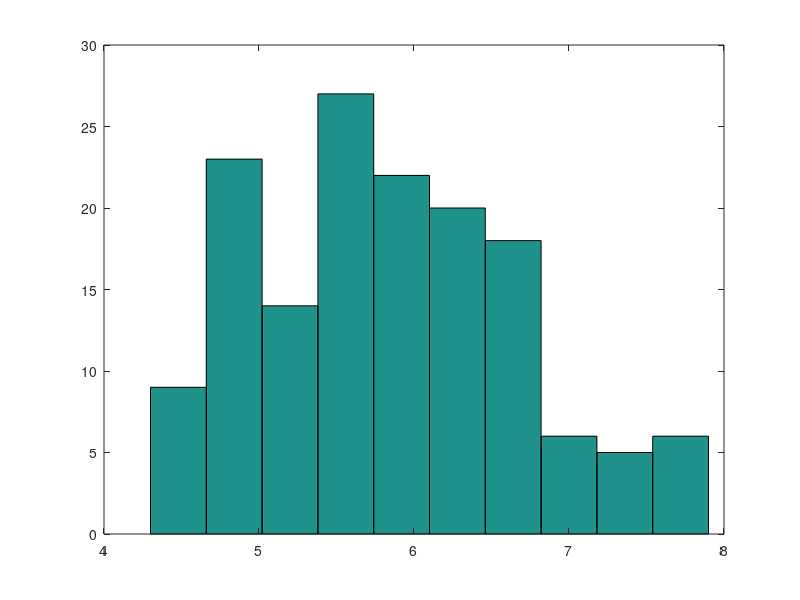
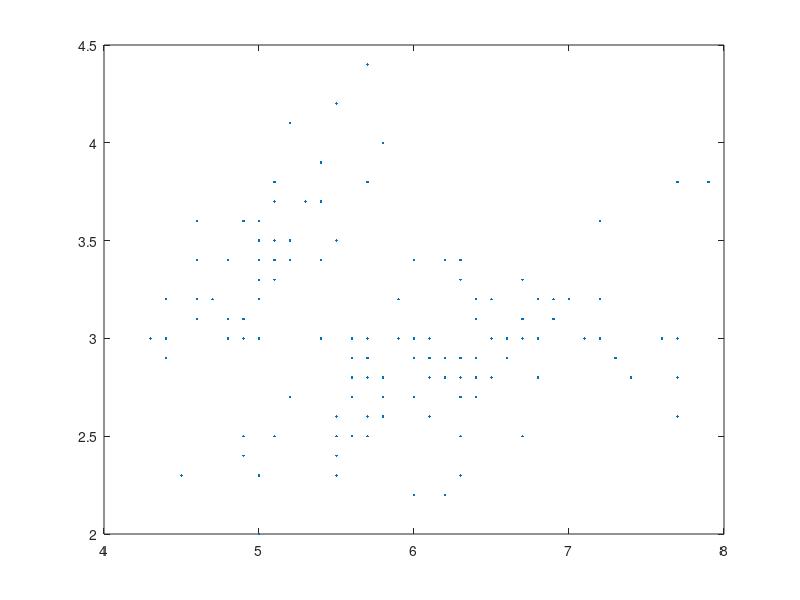
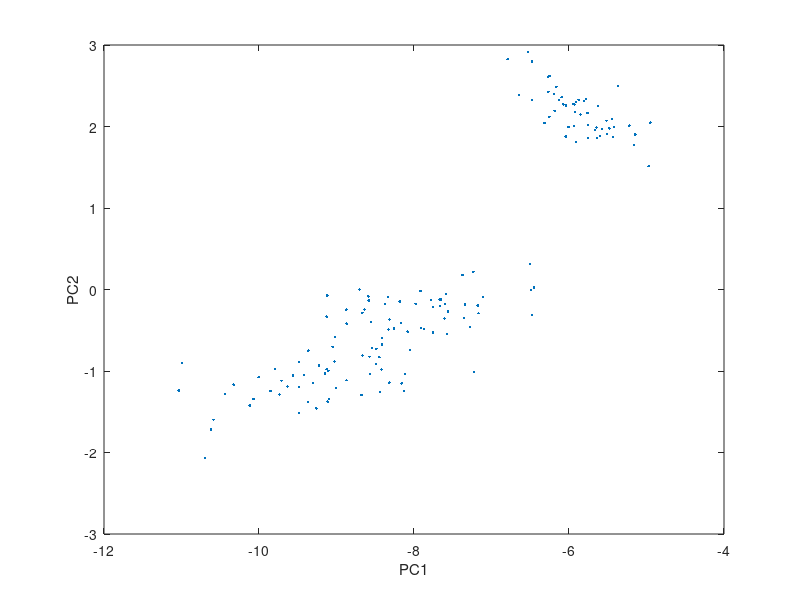
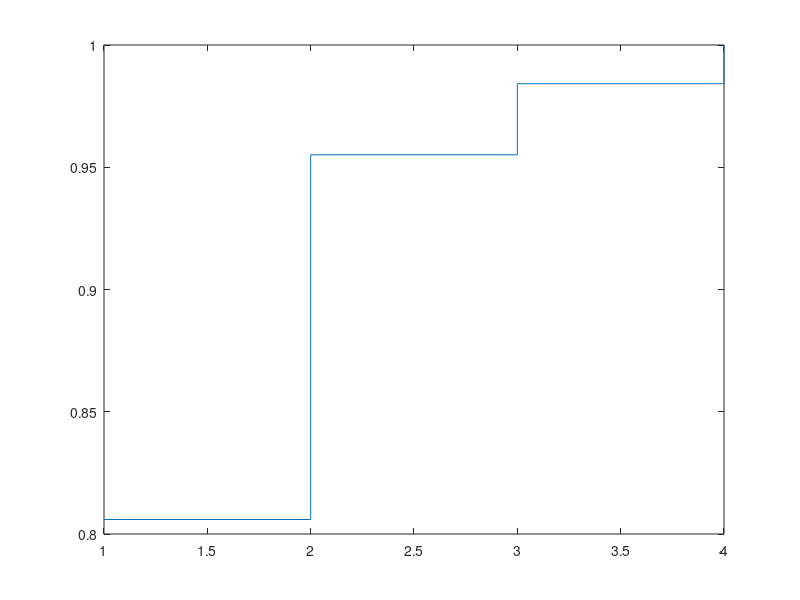

Write MATLAB code to recreate these figures, in order. (Note: this script raises an error after producing the figures.)
% load example data set of measurements of flowers
load fisheriris;
% display current variables
whos

% Let X be the data matrix and assign it the values of the measuremenets matrix
X = meas;

% plot a histogram of the first measurement for all flowers
figure; hist(X(:, 1));
% plot a scatterplot for the first two measurements
figure; plot(X(:, 1), X(:, 2), '.');

% compute PCA based on the eigendecomposition ///

% compute the covariance matrix
C = X'*X
% compute the eigenvalue decomposition of the covariance matrix
[W, Lambda] = eig(C);
% the largest eigenvalue is the last onenormest
% we want to reorder the principal components
% flip the matrix W and the matrix Lambda
W = W(:, end:-1:1);
Lambda = Lambda(:, end:-1:1);
% ////////////////////////////////////////////////

% computing the PCA using the SVD ///
[U, Sig, V] = svd(X);
% The matrices V and W are equivalent (the signs are arbitrary)
% (W is actually -V)

% ////////////////////////////////////

% projecting the measurements onto two dimensions
% pick r == 2

% V_r contains the first two columns of V, the matrix of principal components
V_r = V(:, 1:2);

% project the data onto the principal components in V_r
a = meas * V_r;

% same numbers of flowers with two values explaining each of them
size(a)

% We can now create a scatterplot of the projected data
figure; plot(a(:, 1), a(:, 2), '.');
% label the axis
xlabel("PC1"); ylabel("PC2");

% look at the values of the singular values
% By looking at the relative values we can asses how many singular vectors we need to keep
% to sufficiently explain the data

% get the singular values into a vectorize
sv = diag(Sig)

% they will be orderd in descending order (rows)

figure; stairs(cumsum(sv)/sum(sv));
% We can see that the first two principal components explain the vast majority of the data



% The original dataset contains three flowers
% plot the projected data as a scatter plot
% as the categorical function is not yet implemented in Octave, compute a color mask
col_mask = get_color_mask(species);
figure; scatter(a(:, 1), a(:, 2), 30, col_mask);
xlabel("PC1"); ylabel("PC2"); title("Representing the fisheriris Data Using the First Two Principal Components");